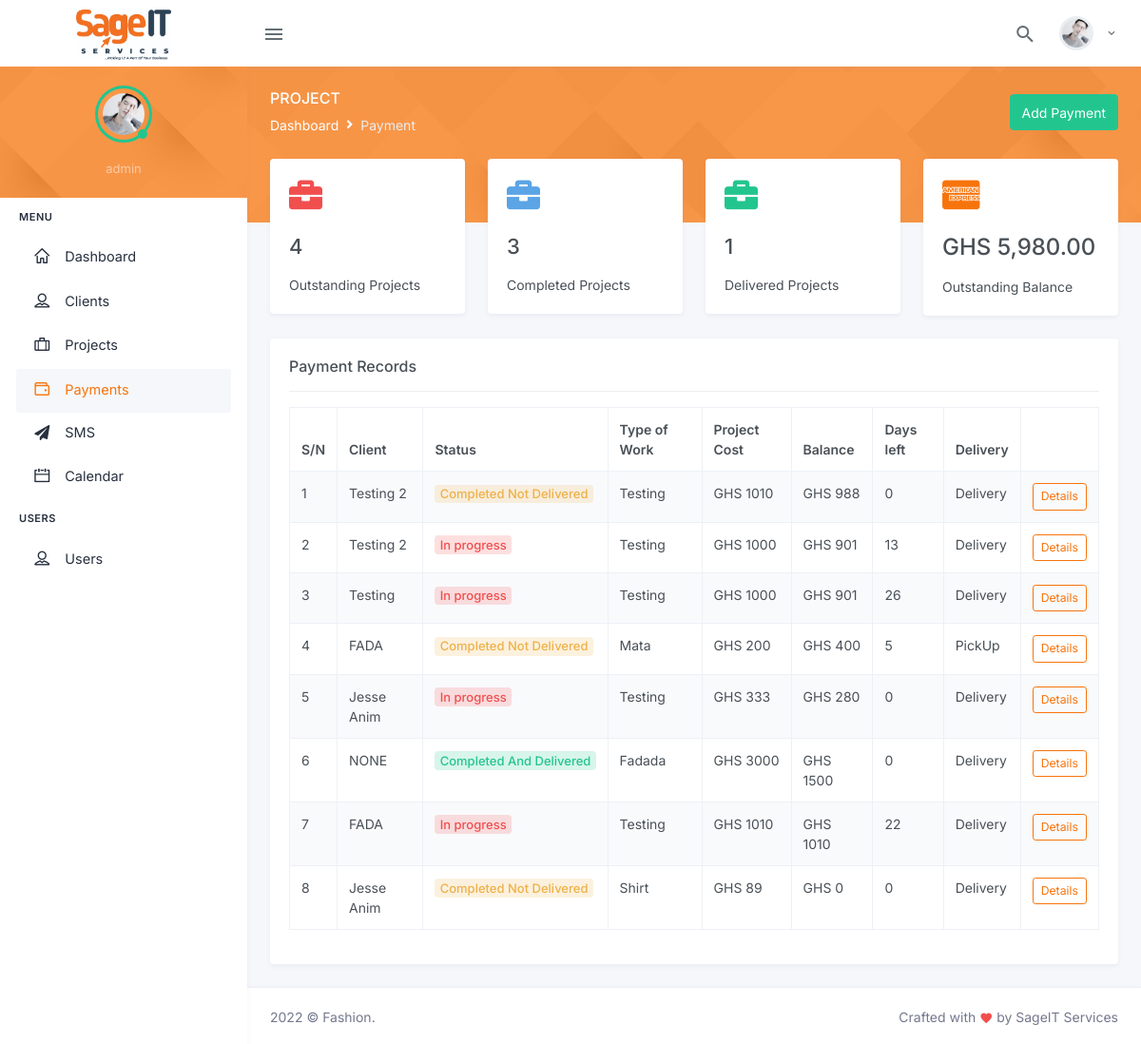
Page /payment.php (signed in) on the earlier database version.
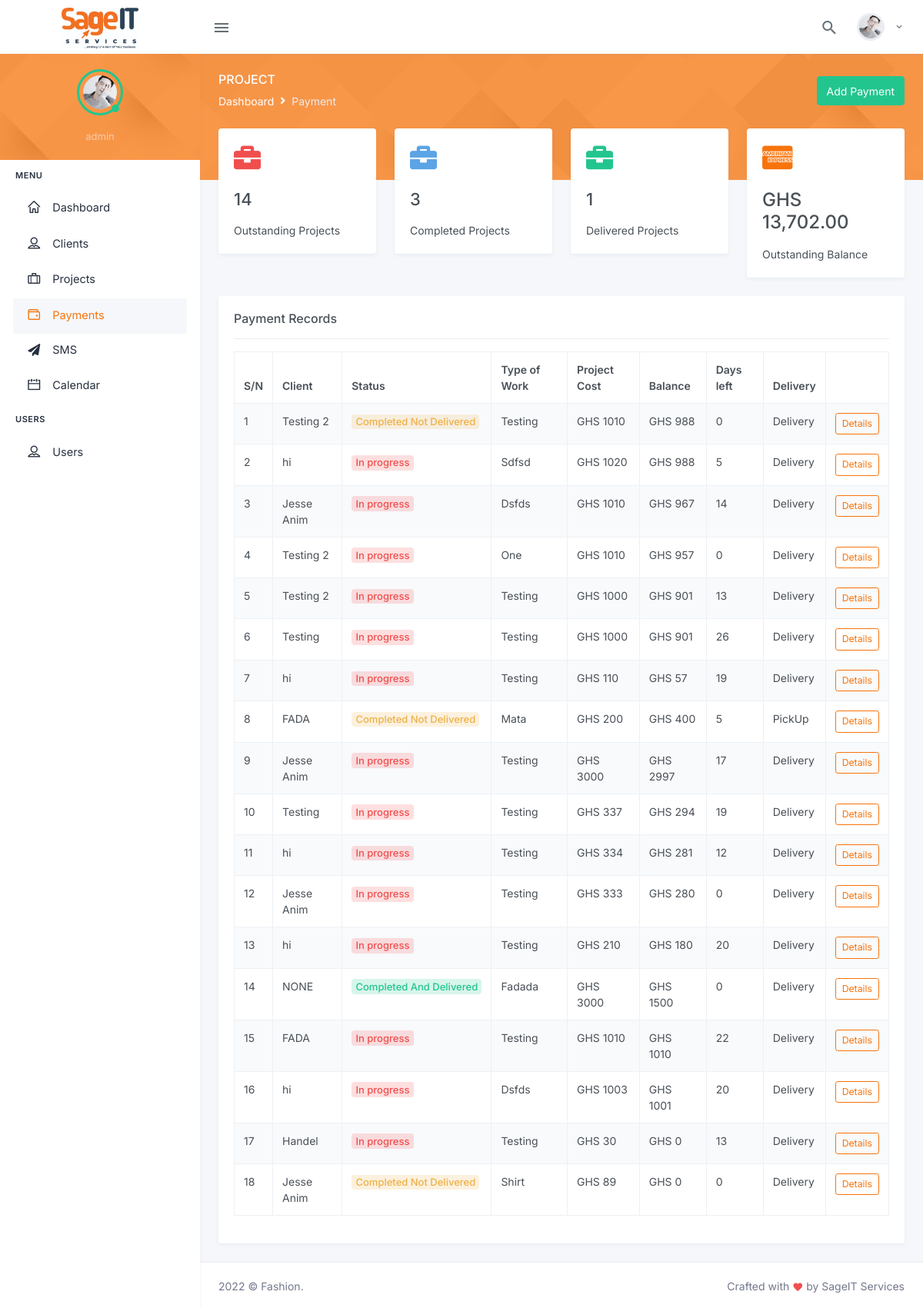
Same page on the later database version.
### tables this page shows
CREATE TABLE `projects` (
  `project_id` bigint(25) NOT NULL,
  `customer_id` bigint(30) NOT NULL,
  `client` varchar(255) NOT NULL,
  `status` int(11) NOT NULL DEFAULT 0,
  `type_of_work` varchar(255) NOT NULL,
  `description` varchar(255) NOT NULL,
  `type_of_fabric` varchar(255) NOT NULL,
  `sewing_charges` varchar(255) NOT NULL,
  `delivery_charges` varchar(255) NOT NULL,
  `project_cost` varchar(255) NOT NULL,
  `advance_payment` varchar(255) NOT NULL,
  `balance` varchar(255) NOT NULL,
  `start_date` date NOT NULL,
  `end_date` date NOT NULL,
  `days_to_complete` varchar(255) NOT NULL,
  `mode_of_delivery` varchar(255) NOT NULL,
  `delivery_location` varchar(255) NOT NULL,
  `temp_img_upload_id` int(11) NOT NULL DEFAULT 0,
  `added_by` varchar(255) NOT NULL
);

CREATE TABLE `clients` (
  `client_id` bigint(25) NOT NULL,
  `customer_id` int(25) DEFAULT NULL,
  `full_name` varchar(255) NOT NULL,
  `phone_number_1` varchar(255) NOT NULL,
  `phone_number_2` varchar(255) NOT NULL,
  `residential_address` varchar(255) NOT NULL,
  `email` varchar(255) NOT NULL,
  `gender` varchar(255) NOT NULL,
  `male_trouser_waist` varchar(255) DEFAULT NULL,
  `male_trouser_seat` varchar(255) DEFAULT NULL,
  `male_trouser_thigh` varchar(255) DEFAULT NULL,
  `male_trouser_knee` varchar(255) DEFAULT NULL,
  `male_trouser_bass` varchar(255) DEFAULT NULL,
  `male_trouser_lenght` varchar(255) DEFAULT NULL,
  `male_shirt_chest` varchar(255) DEFAULT NULL,
  `male_shirt_back` varchar(255) DEFAULT NULL,
  `male_shirt_short_sleeve` varchar(255) DEFAULT NULL,
  `male_shirt_long_sleeve` varchar(255) DEFAULT NULL,
  `male_shirt_around_arm` varchar(255) DEFAULT NULL,
  `male_shirt_cuff` varchar(255) DEFAULT NULL,
  `male_shirt_lenght` varchar(255) DEFAULT NULL,
  `male_agbada_back` varchar(255) DEFAULT NULL,
  `male_agbada_length` varchar(255) DEFAULT NULL,
  `female_skirt_waist` varchar(255) DEFAULT NULL,
  `female_skirt_hip` varchar(255) DEFAULT NULL,
  `female_skirt_knee` varchar(255) DEFAULT NULL,
  `female_skirt_waist_hip` varchar(255) DEFAULT NULL,
  `female_skirt_waist_knee` varchar(255) DEFAULT NULL,
  `female_skirt_skirt_lenght` varchar(255) DEFAULT NULL,
  `female_dress_bust` varchar(255) DEFAULT NULL,
  `female_dress_under_bust` varchar(255) DEFAULT NULL,
  `female_dress_waist` varchar(255) DEFAULT NULL,
  `female_dress_shoulder` varchar(255) DEFAULT NULL,
  `female_dress_shoulder_nipple` varchar(255) DEFAULT NULL,
  `female_dress_shoulder_under_bust` varchar(255) DEFAULT NULL,
  `female_dress_shoulder_waist` varchar(255) DEFAULT NULL,
  `female_dress_nipple_nipple` varchar(255) DEFAULT NULL,
  `female_dress_shoulder_hip` varchar(255) DEFAULT NULL,
  `female_dress_shoulder_knee` varchar(255) DEFAULT NULL,
  `female_dress_top_lenght` varchar(255) DEFAULT NULL,
  `female_dress_lenght` varchar(255) DEFAULT NULL,
  `female_trouser_waist` varchar(255) DEFAULT NULL,
  `female_trouser_seat` varchar(255) DEFAULT NULL,
  `female_trouser_thigh` varchar(255) DEFAULT NULL,
  `female_trouser_knee` varchar(255) DEFAULT NULL,
  `female_trouser_bass` varchar(255) DEFAULT NULL,
  `female_trouser_lenght` varchar(255) DEFAULT NULL,
  `added_by` varchar(255) DEFAULT NULL,
  `created_on` timestamp NULL DEFAULT current_timestamp(),
  `updated_on` datetime DEFAULT NULL
);

### helpers/functions.php (called while the page is built, shortened)
    <?php
function getClientName($connect, $client_id)
{
    $query = "SELECT * FROM clients WHERE client_id = :client_id";
    $statement = $connect->prepare($query);
    $statement->execute(
        array(
            ":client_id"         =>    $client_id,
        )
    );
    $result = $statement->fetch();
    return empty($result['full_name']) ? 'NONE' : $result['full_name'];
}
?>

### payment.php (the view, shortened to what the rows shown need)
<?php
    require_once 'database/config.php';
    include_once 'helpers/functions.php';
    $customer_id = $_SESSION['customer_id'];
?>
            <div class="main-content">
                <div class="page-content">
                    <div class="container-fluid">
                        <div class="page-content-wrapper">
                            <div class="row">
                                <div class="col-12">
                                    <div class="card">
                                        <div class="card-body">
                                              <?php
                                                    $query = "SELECT * FROM projects WHERE customer_id = :customer_id ORDER BY balance DESC";
                                                    $statement = $connect->prepare($query);
                                                    $statement->execute(
                                                        array(
                                                            ':customer_id' => $customer_id
                                                        )
                                                    );
                                                    $count = $statement->rowCount();
                                                    $rows = $statement->fetchAll(PDO::FETCH_ASSOC);
                                                    $i = 1;
                                                    if ($count > 0 && !empty($rows)) { ?>
                                            <table id="datatable-buttons" class="table table-striped table-bordered dt-responsive nowrap" style="border-collapse: collapse; border-spacing: 0; width: 100%;">
                                                <thead>
                                                <tr>
                                                    <th>S/N</th>
                                                    <th>Client</th>
                                                    <th>Status</th>
                                                    <th>Type of Work</th>
                                                    <th>Project Cost</th>
                                                    <th>Balance</th>
                                                    <th>Days left</th>
                                                    <th>Delivery</th>
                                                    <th></th>
                                                </tr>
                                                </thead>
                                                <tbody>
                                                    <?php foreach ($rows as $result) { ?>
                                                <tr>
                                                    <td><?= $i ?></td>
                                                    <td><?= getClientName($connect, $result['client']) ?></td>
                                                    <td>
                                                        <?php
                                                            if($result['status'] == 0){?>
                                                                <span class="badge badge-pill badge-soft-danger font-size-13">In progress</apan>
                                                            <?php
                                                            }
                                                            else if($result['status'] == 1){?>
                                                                <span class="badge badge-pill badge-soft-warning font-size-13">Completed Not Delivered</apan>
                                                            <?php
                                                            }
                                                            else{?>
                                                                <span class="badge badge-pill badge-soft-success font-size-13">Completed And Delivered</apan>
                                                            <?php
                                                            }
                                                        ?>
                                                    </td>
                                                    <td><?= ucwords($result['type_of_work']) ?></td>
                                                    <td>GHS <?= $result['project_cost'] == "" ? 0 : ucwords($result['project_cost']) ?></td>
                                                    <td>GHS <?= $result['balance'] == "" ? 0 : ucwords($result['balance']) ?></td>
                                                    <td><?= $result['days_to_complete'] == "" ? 0 : $result['days_to_complete'] ?></td>
                                                    <td><?= ucwords($result['mode_of_delivery']) ?></td>
                                                    <td>
                                                        <a href="project-details.php?ref=<?= $result['project_id']?>" class="btn btn-sm btn-outline-primary">Details</a>
                                                    </td>
                                                </tr>
                                                 <?php $i++;
                                     } ?>
                                                </tbody>
                                            </table>
                                            <?php } ?>
                                        </div>
                                    </div>
                                </div>
                            </div>
                        </div>
                    </div>
                </div>
                 <?php include_once 'partials/footer.php'; ?>

Differences in the rows shown:
added projects: client.full_name "hi", status "In progress", type_of_work "Sdfsd", project_cost "1020", balance "988", days_to_complete "5", mode_of_delivery "Delivery"
added projects: client.full_name "Jesse Anim", status "In progress", type_of_work "Dsfds", project_cost "1010", balance "967", days_to_complete "14", mode_of_delivery "Delivery"
added projects: client.full_name "Testing 2", status "In progress", type_of_work "One", project_cost "1010", balance "957", days_to_complete "0", mode_of_delivery "Delivery"
added projects: client.full_name "hi", status "In progress", type_of_work "Testing", project_cost "110", balance "57", days_to_complete "19", mode_of_delivery "Delivery"
added projects: client.full_name "Jesse Anim", status "In progress", type_of_work "Testing", project_cost "3000", balance "2997", days_to_complete "17", mode_of_delivery "Delivery"
added projects: client.full_name "Testing", status "In progress", type_of_work "Testing", project_cost "337", balance "294", days_to_complete "19", mode_of_delivery "Delivery"
added projects: client.full_name "hi", status "In progress", type_of_work "Testing", project_cost "334", balance "281", days_to_complete "12", mode_of_delivery "Delivery"
added projects: client.full_name "hi", status "In progress", type_of_work "Testing", project_cost "210", balance "180", days_to_complete "20", mode_of_delivery "Delivery"
added projects: client.full_name "hi", status "In progress", type_of_work "Dsfds", project_cost "1003", balance "1001", days_to_complete "20", mode_of_delivery "Delivery"
added projects: client.full_name "Handel", status "In progress", type_of_work "Testing", project_cost "30", balance "0", days_to_complete "13", mode_of_delivery "Delivery"
Other differences:
count_total_projects($connect, $customer_id, 0): "4" → "14"
moneyFormat(outstanding_balance($connect, $customer_id)): "GHS 5,980.00" → "GHS 13,702.00"
